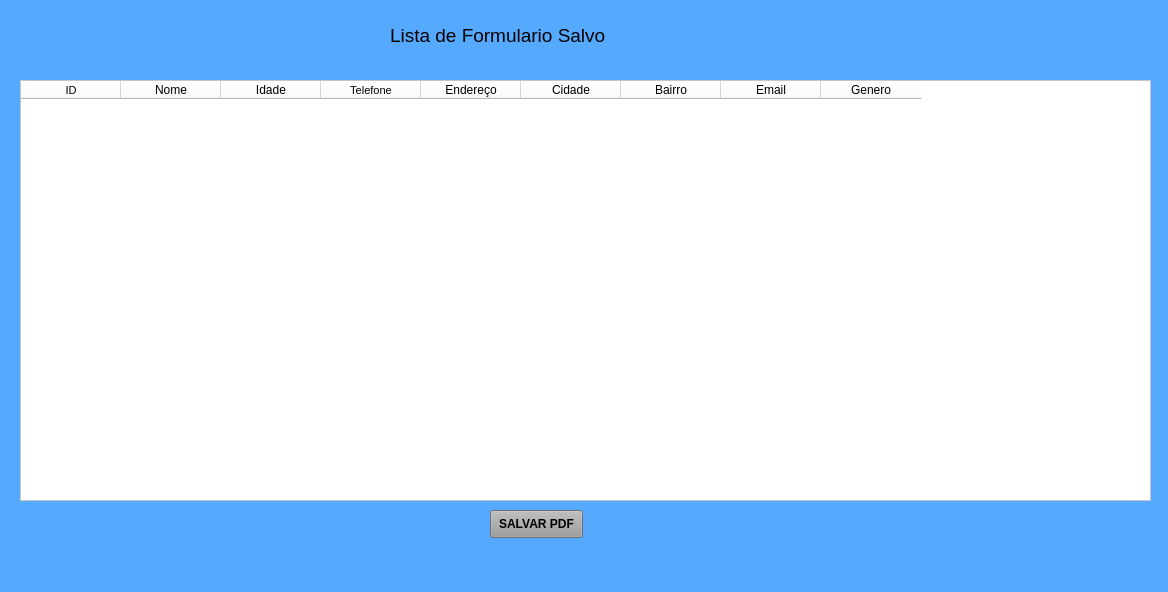
<?xml version="1.0" encoding="UTF-8"?>
<ui version="4.0">
 <class>MainWindow</class>
 <widget class="QMainWindow" name="MainWindow">
  <property name="geometry">
   <rect>
    <x>0</x>
    <y>0</y>
    <width>1168</width>
    <height>592</height>
   </rect>
  </property>
  <property name="windowTitle">
   <string>MainWindow</string>
  </property>
  <property name="styleSheet">
   <string notr="true">background-color: rgb(85, 170, 255);</string>
  </property>
  <widget class="QWidget" name="centralwidget">
   <widget class="QLabel" name="label">
    <property name="geometry">
     <rect>
      <x>390</x>
      <y>20</y>
      <width>321</width>
      <height>31</height>
     </rect>
    </property>
    <property name="font">
     <font>
      <pointsize>14</pointsize>
     </font>
    </property>
    <property name="styleSheet">
     <string notr="true">background-color: rgb(0, 0, 255);
background-color: rgb(85, 170, 255);</string>
    </property>
    <property name="text">
     <string>Lista de Formulario Salvo</string>
    </property>
   </widget>
   <widget class="QTableWidget" name="tableWidget">
    <property name="geometry">
     <rect>
      <x>20</x>
      <y>80</y>
      <width>1131</width>
      <height>421</height>
     </rect>
    </property>
    <property name="styleSheet">
     <string notr="true">background-color: rgb(255, 255, 255);</string>
    </property>
    <column>
     <property name="text">
      <string>ID</string>
     </property>
     <property name="font">
      <font>
       <pointsize>8</pointsize>
       <strikeout>false</strikeout>
      </font>
     </property>
     <property name="textAlignment">
      <set>AlignCenter</set>
     </property>
    </column>
    <column>
     <property name="text">
      <string>Nome</string>
     </property>
     <property name="textAlignment">
      <set>AlignCenter</set>
     </property>
    </column>
    <column>
     <property name="text">
      <string>Idade</string>
     </property>
     <property name="textAlignment">
      <set>AlignCenter</set>
     </property>
    </column>
    <column>
     <property name="text">
      <string>Telefone</string>
     </property>
     <property name="font">
      <font>
       <pointsize>8</pointsize>
      </font>
     </property>
     <property name="textAlignment">
      <set>AlignCenter</set>
     </property>
    </column>
    <column>
     <property name="text">
      <string>Endereço</string>
     </property>
     <property name="textAlignment">
      <set>AlignCenter</set>
     </property>
    </column>
    <column>
     <property name="text">
      <string>Cidade</string>
     </property>
     <property name="textAlignment">
      <set>AlignCenter</set>
     </property>
    </column>
    <column>
     <property name="text">
      <string>Bairro</string>
     </property>
     <property name="textAlignment">
      <set>AlignCenter</set>
     </property>
    </column>
    <column>
     <property name="text">
      <string>Email</string>
     </property>
     <property name="textAlignment">
      <set>AlignCenter</set>
     </property>
    </column>
    <column>
     <property name="text">
      <string>Genero</string>
     </property>
     <property name="textAlignment">
      <set>AlignCenter</set>
     </property>
    </column>
   </widget>
   <widget class="QPushButton" name="pushButton">
    <property name="geometry">
     <rect>
      <x>490</x>
      <y>510</y>
      <width>93</width>
      <height>28</height>
     </rect>
    </property>
    <property name="font">
     <font>
      <weight>75</weight>
      <bold>true</bold>
     </font>
    </property>
    <property name="styleSheet">
     <string notr="true">background-color: rgb(156, 156, 156);</string>
    </property>
    <property name="text">
     <string>SALVAR PDF</string>
    </property>
   </widget>
  </widget>
  <widget class="QMenuBar" name="menubar">
   <property name="geometry">
    <rect>
     <x>0</x>
     <y>0</y>
     <width>1168</width>
     <height>26</height>
    </rect>
   </property>
  </widget>
  <widget class="QStatusBar" name="statusbar"/>
 </widget>
 <resources/>
 <connections/>
</ui>
